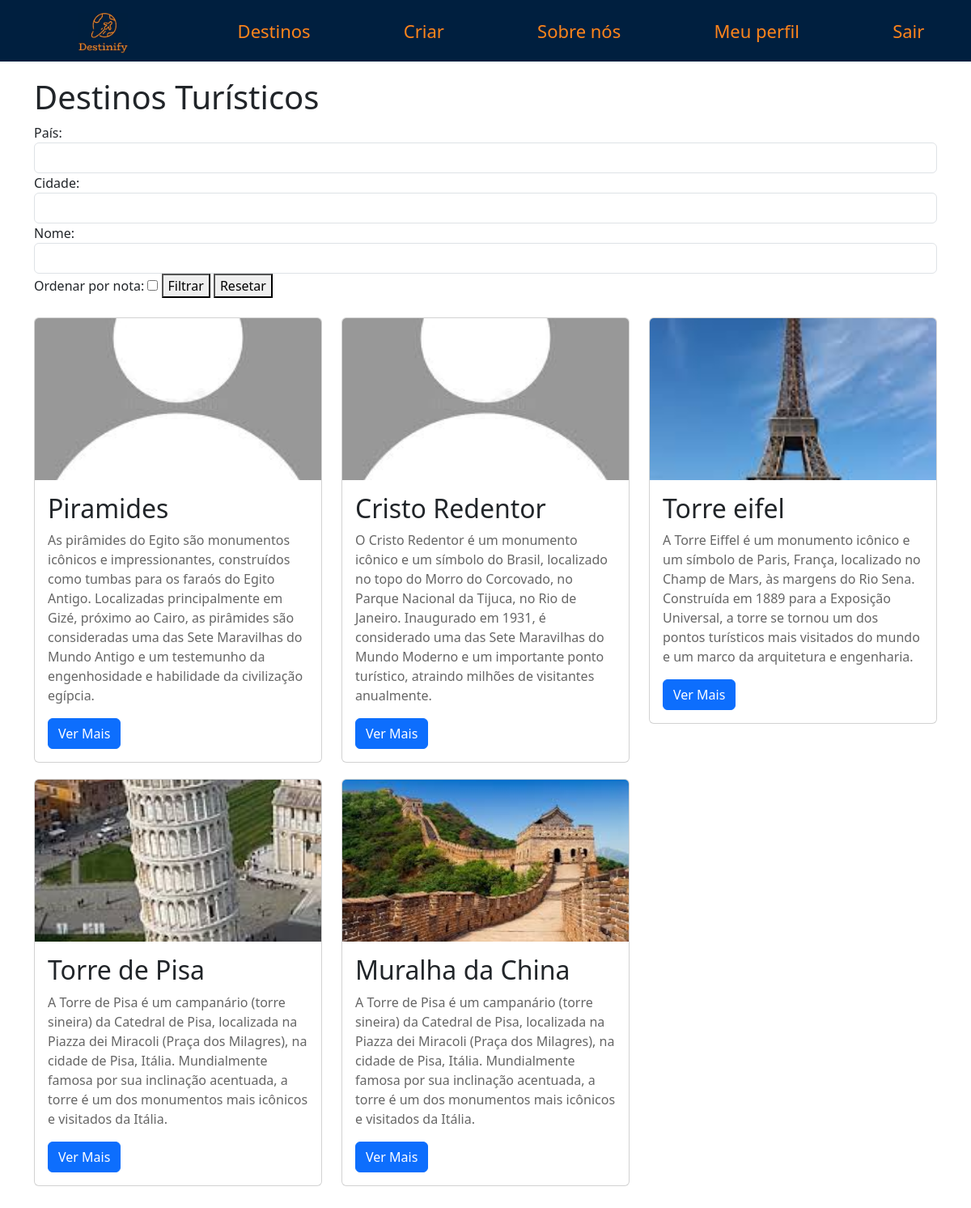
The app's page //destinos/ (signed in), older data.
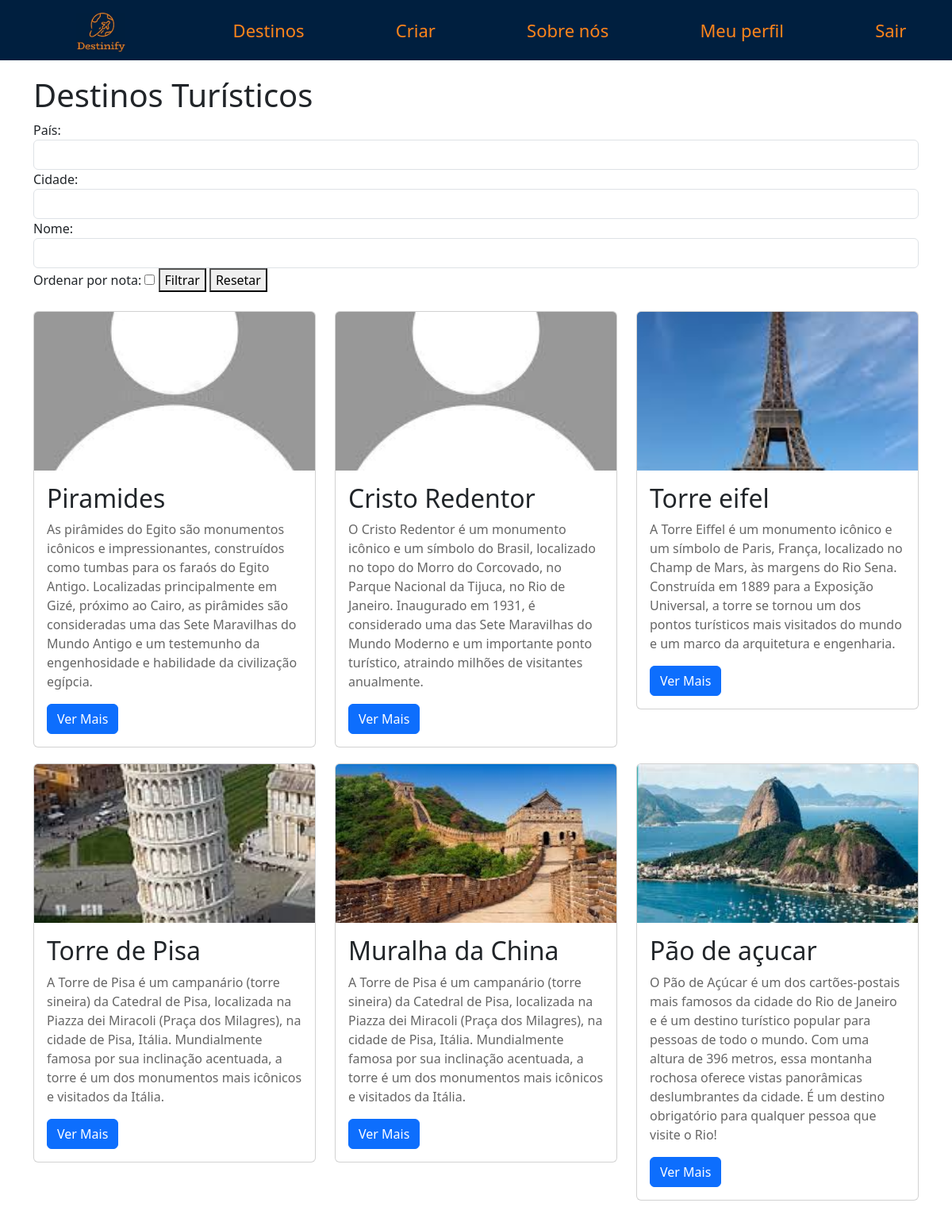
The same page, newer data.
### destinos/models.py (models this page shows, shortened)
class LugarTuristico(models.Model):
    nome = models.CharField(max_length=255)
    pais = models.CharField(max_length=255)
    estado = models.CharField(max_length=255,  blank=True, null=True, default='')
    cidade = models.CharField(max_length=255)
    foto = models.ImageField(upload_to="lugares/", blank=True, null=True)
    descricao = models.TextField()
    nota = models.DecimalField(max_digits=2, decimal_places=1, null=True, default=0)
    comentarios = models.ManyToManyField('Comentario', blank=True)

### destinos/views.py (the view)
# urls.py: path('/destinos/', include('destinos.urls')),
@login_required
def destinos(request):
    filters = {}
    for field in ["pais", "cidade", "nome"]:
        value = request.GET.get(field)
        if value:
            filters[f"{field}__icontains"] = value
    if request.GET.get("ordenar_por_nota"):
        destinos = LugarTuristico.objects.filter(**filters).order_by("-nota")
    else:
        destinos = LugarTuristico.objects.filter(**filters)
    return render(request, "destinos.html", {"destinos": destinos})

### destinos/templates/destinos.html
{% extends "base.html" %}
{% load static %}
{% block 'cabecalho' %}
    <link rel="stylesheet" href="{% static 'destinos/css/destinos.css' %}" />
{% endblock 'cabecalho' %}
{% block 'conteudo' %}
    <div class="container">
        <h1>Destinos Turísticos</h1>
        <form action="{% url 'destinos' %}" method="GET">
            <label for="pais">País:</label>
            <input class="form-control" type="text" name="pais" id="pais" value="{{ pais }}">
            <label for="cidade">Cidade:</label>
            <input  class="form-control" type="text" name="cidade" id="cidade" value="{{ cidade }}">
            <label for="nome">Nome:</label>
            <input class="form-control" type="text" name="nome" id="nome" value="{{ nome }}">
            <label for="ordenar_por_nota">Ordenar por nota:</label>
            <input  type="checkbox" name="ordenar_por_nota" id="ordenar_por_nota" {{ ordenar_por_nota }}>
            <button type="submit">Filtrar</button>
            <button type="submit" name="resetar">Resetar</button>
        </form>
        <br>
        <div class="row">
            {% for destino in destinos %}
            <div class="col-md-4">
                <div class="card">
                    <img class="card-img-top" src="{{destino.foto.url}}" alt="{{ destino.nome }}">
                    <div class="card-body">
                        <h2 class="card-title">{{ destino.nome }}</h2>
                        <p class="card-text">{{ destino.descricao }}</p>
                        <a href="{% url 'destino_detalhe' destino.id %}" class="btn btn-primary">Ver Mais</a>
                    </div>
                </div>
            </div>
            {% endfor %}
        </div>
    </div>
{% endblock 'conteudo' %}

Row changes from the older to the newer data that the page shows:
added LugarTuristico: foto (picture), nome "Pão de açucar", descricao "O Pão de Açúcar é um dos cartões-postais mais famosos da cidade do Rio de Janeiro e é um destino turístico popular para pessoas de todo o mundo. Com uma altura de 396 metros, essa montanha rochosa oferece vistas panorâmicas deslumbrantes da cidade. É um destino obrigatório para qualquer pessoa que visite o Rio!"
